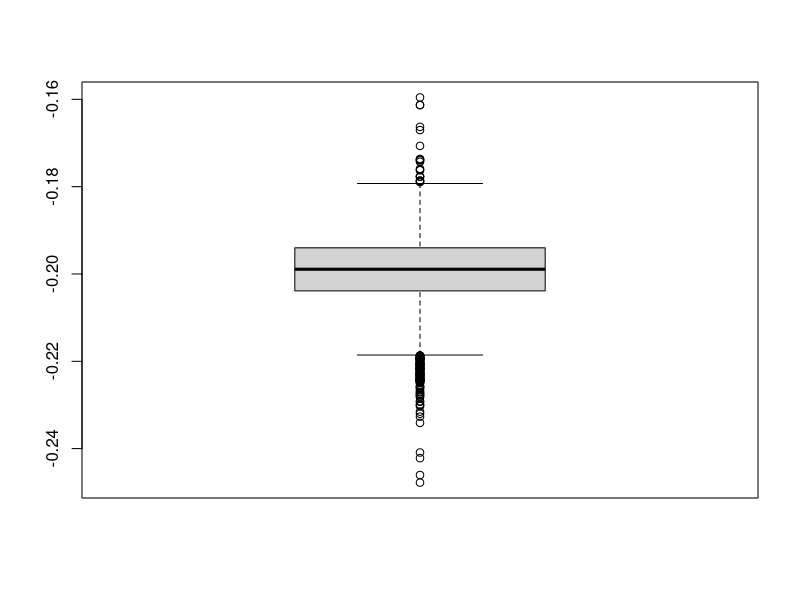
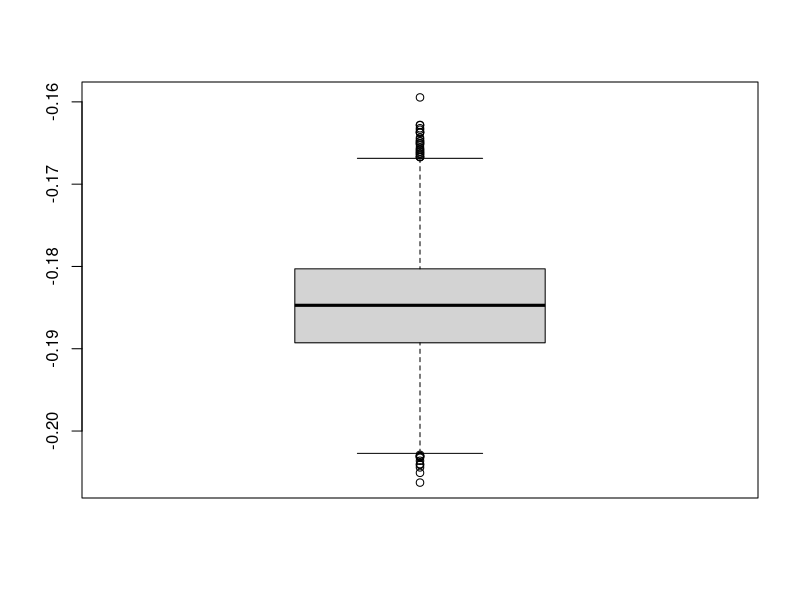

These charts were generated, in order, by the following R code:
x <- c(0.01,0.48,0.71,0.95,1.19,0.01,0.48,1.44,0.71,1.96,0.01,1.44,1.96)
y <- c(127.6,124,110.8,103.9,101.5,130.1,122,92.3,113.1,83.7,128,91.4,86.2)

data <- cbind("x"=x,"y"=y)
mod.act <- lm(y ~ x,data=as.data.frame(data))
summary(mod.act)

#Method 1: resampling the joint distribution
coeff <- NULL
iter = 10000
for (i in 1:iter) {
  seed <- rbinom(13,13,0.5)
  boot.data <- data[seed,]
  mod <- lm(y ~ x,data=as.data.frame(boot.data))
  summary(mod)
  coeff <- cbind(coeff,as.matrix(mod$coefficients,ncol=1))
}
coeff <- t(coeff)
coeff <- cbind(coeff,'theta'=coeff[,2]/coeff[,1])
c("Mean"=mean(coeff[,3]),c(quantile(coeff[,3],0.025),quantile(coeff[,3],0.975)))
boxplot(coeff[,3])

#Method 2: resampling the residuals
coeff2 <- NULL
iter = 10000
for (i in 1:iter) {
  seed <- rbinom(13,13,0.5)
  boot.data2 <- cbind("y"=(mod.act$fitted.values + mod.act$residuals[seed]),data[,2])
  mod2 <- lm(y ~ x,data=as.data.frame(boot.data2))
  summary(mod2)
  coeff2 <- cbind(coeff2,as.matrix(mod2$coefficients,ncol=1))
}
coeff2 <- t(coeff2)
coeff2 <- cbind(coeff2,'theta'=coeff2[,2]/coeff2[,1])
c("Mean"=mean(coeff2[,3]),c(quantile(coeff2[,3],0.025),quantile(coeff2[,3],0.975)))
boxplot(coeff2[,3])
